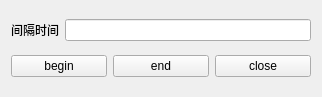
<?xml version="1.0" encoding="UTF-8"?>
<ui version="4.0">
 <class>autoGrabWindowClass</class>
 <widget class="QMainWindow" name="autoGrabWindowClass">
  <property name="geometry">
   <rect>
    <x>0</x>
    <y>0</y>
    <width>322</width>
    <height>97</height>
   </rect>
  </property>
  <property name="windowTitle">
   <string>autoGrabWindow</string>
  </property>
  <widget class="QWidget" name="centralWidget">
   <layout class="QVBoxLayout" name="verticalLayout">
    <item>
     <layout class="QHBoxLayout" name="horizontalLayout_2">
      <item>
       <widget class="QLabel" name="label">
        <property name="text">
         <string>间隔时间</string>
        </property>
       </widget>
      </item>
      <item>
       <widget class="QLineEdit" name="lineEdit">
        <property name="inputMask">
         <string/>
        </property>
        <property name="placeholderText">
         <string/>
        </property>
       </widget>
      </item>
     </layout>
    </item>
    <item>
     <layout class="QHBoxLayout" name="horizontalLayout">
      <item>
       <widget class="QPushButton" name="pushButton">
        <property name="text">
         <string>begin</string>
        </property>
       </widget>
      </item>
      <item>
       <widget class="QPushButton" name="pushButton_2">
        <property name="text">
         <string>end</string>
        </property>
       </widget>
      </item>
      <item>
       <widget class="QPushButton" name="pushButton_3">
        <property name="text">
         <string>close</string>
        </property>
       </widget>
      </item>
     </layout>
    </item>
   </layout>
  </widget>
 </widget>
 <layoutdefault spacing="6" margin="11"/>
 <resources>
  <include location="autograbwindow.qrc"/>
 </resources>
 <connections/>
</ui>
